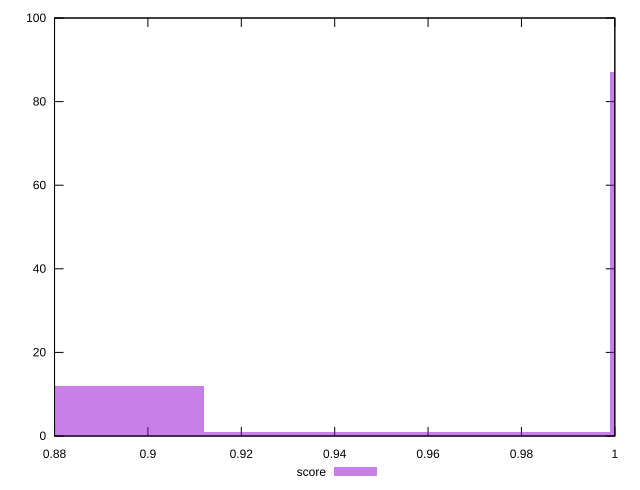

The gnuplot source for this figure:
reset

$score <<EOF
1.042301621106833 87
0.8685846842556942 12
0.9554431526812637 1
EOF

set key outside below
set boxwidth 0.08685846842556942
set xrange [0.88:1]
set yrange [0:100]
set trange [0:100]
set style fill transparent solid 0.5 noborder
set terminal svg size 640, 490 enhanced background rgb 'white'
set output "report_00026_2021-02-22T21:38:55.199Z/unminified-javascript/samples/pages+cached/score/histogram.svg"

plot $score title "score" with boxes

reset
